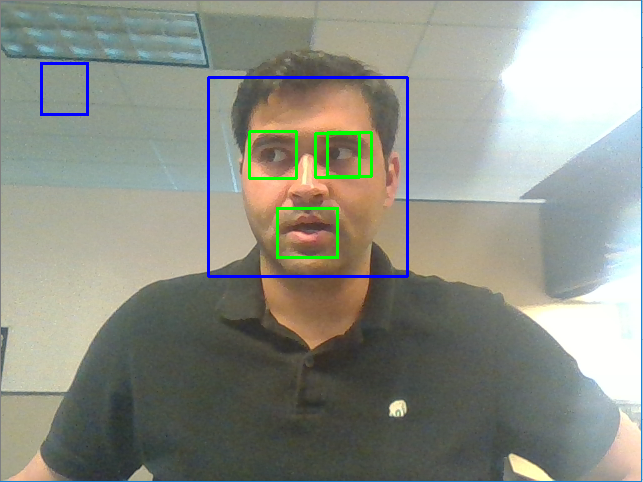
#> input picture defensive_coding_example.png, 643 x 482 px, given in place of ...avi, which was not available
$ python clean_data.py ../..   (Python 2 division)
#> lines starting #> are read from the running program, lines starting #| are printed output that depends on the picture; after the words box and inside, x2 and y2 are one past the last pixel; in counts of white or black regions, pixels touching at a corner belong together; pictures that were not available may be replaced by others from this repository, and a replacement may not be noted
### src/cnn/pData.py
# This is a data class for CNN training


import numpy as np
import cv2
import matplotlib.pyplot as plt

class pData:
    # This holds the data from the training/test set

    def __init__(self,
                 imSize=[32, 32, 4],
                 verbose=False):
        self.verbose = verbose
        self.imSize = imSize
        self.targetVectorClassSize = 50

        self.dataFrames = None

        print "Current status:"
        print "-- verbose: {}".format(verbose)
        print "-- image size: {}".format(imSize)


    # We can concatinate multiple of these calls together
    def read_data(self,
                  basename,
                  directory="."):

        # We can concatinate multiple data files together
        # basename is the name of the testset with directory

        # Get the AVI file
#> called with basename = '../..', directory = '.'
        aviFile = directory+"/"+basename+".avi"
        # Get the mapping file
        mapFile = directory+"/"+basename+".dat"
        print "Opening AVI file: {}".format(aviFile)

        # Open the file.
        cap = cv2.VideoCapture(aviFile)

        if ( not cap.isOpened() ): exit(-1)

        # Create the storage to load the images
        videoFrames = int(cap.get(cv2.CAP_PROP_FRAME_COUNT))
        videoWidth = int(cap.get(cv2.CAP_PROP_FRAME_WIDTH))
        videoHeight = int(cap.get(cv2.CAP_PROP_FRAME_HEIGHT))

        print "Video contains {} frames of {}x{} size".format(
            videoFrames,
            videoWidth,
            videoHeight)
        print "Rescaling to {}".format(self.imSize)

        self.numSamples = self


        # Read the data into an array
        print "Reading video..."
        frameDim = tuple(self.imSize[0:2])
        videoDim = [videoFrames]
        videoDim.extend(self.imSize)
        print "Video dimensions: {}".format(videoDim)
        self.dataFrames = np.empty(videoDim)
        for i in range(0,videoFrames):
            ret, frame = cap.read()
            gray = cv2.cvtColor(frame, cv2.COLOR_BGR2GRAY)
            self.dataFrames[i,:,:,0:3] = cv2.resize(frame, frameDim)*1.0/255
            pupils = np.zeros(np.shape(gray))

            # Attempt to highlight the pupils in the image
            circles = cv2.HoughCircles(gray,
                                       cv2.HOUGH_GRADIENT,
                                       dp=128,
                                       minDist=2000,
                                       minRadius=50,
                                       maxRadius=150)
            if (circles is not None):
                print "Frame {}, Circles: {}".format(i, len(circles))
                for c in circles[0]:
                    print "circle: {}".format(c)
                    cv2.circle(frame, (c[0],c[1]), c[2], (0,255,0),  5)

                    # Write an alpha channel with the pupils
                    cv2.circle(pupils, (c[0],c[1]), c[2], (255,255,255), -1)

                #self.pupils[i] = np.reshape(cv2.resize(frame, size), self.imSize)

            # Resize the pupil locations and write to alpha channel
            self.dataFrames[i,:,:,3] = cv2.resize(pupils, frameDim)*1.0/255

            cv2.imshow("Frame",frame)
            cv2.waitKey(10)
#> this loop made 1 pass
#> circles on pass 1: [[320, 192, 88.4]]
#| Frame 0, Circles: 1
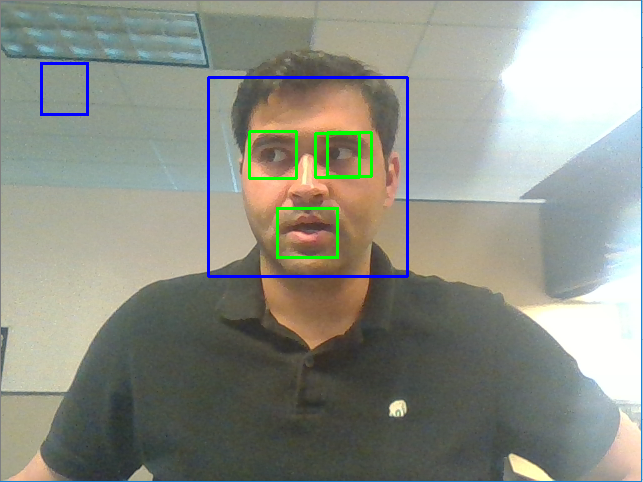
#> input picture defensive_coding_example.png, 643 x 482 px, given in place of ...avi, which was not available
#> pass 1, in read_data, `gray = cv2.cvtColor(frame, cv2.COLOR_BGR2GRAY)`:
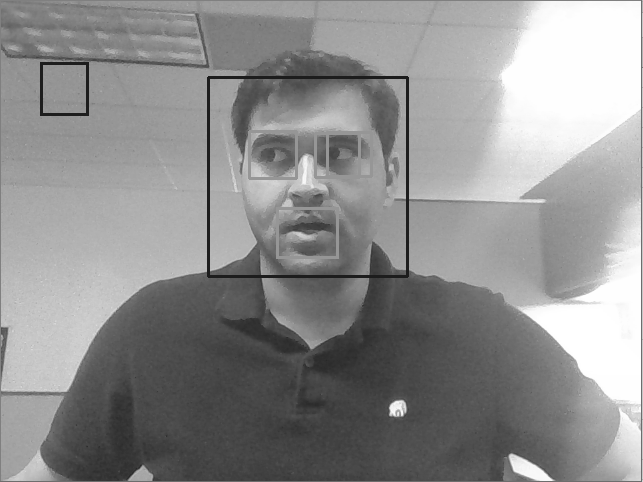
#> gray: shape (482, 643); min 29, max 255, mean 142.7
#> pass 1, in read_data, `cv2.imshow("Frame",frame)`:
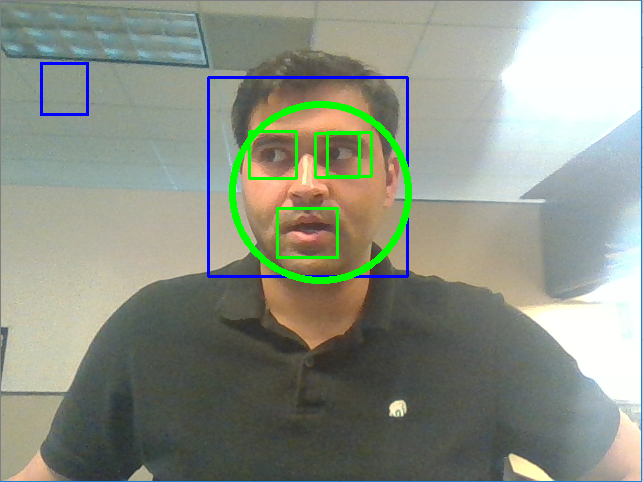
#> window 'Frame': shape (482, 643, 3); mean B, G, R 133.3, 146.2, 140.1
#> after the loop:
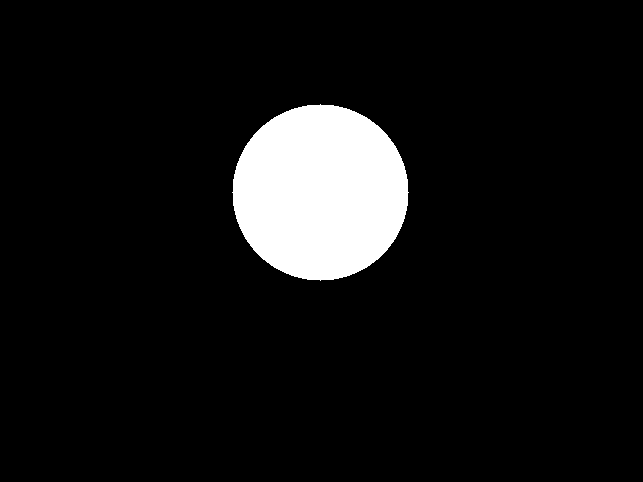
#> pupils: shape (482, 643) float64; 7.8% white; 1 white region, box (x1, y1, x2, y2) and area: (232, 104, 409, 281) 24313


        print "Done."

        print "Reading homography matricies..."
        # Read the homography data into arrays
#> (the run stopped early here; a loop or call above may not have finished)
